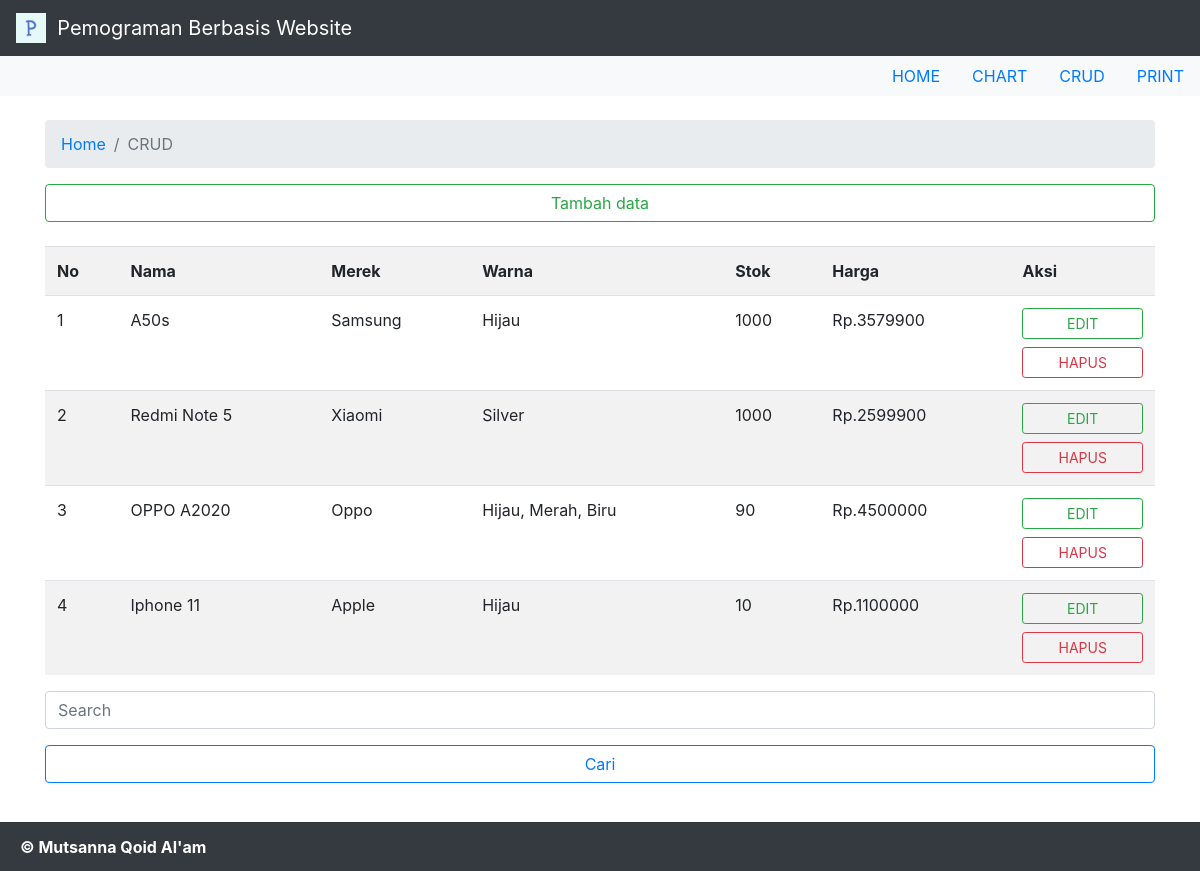
Screenshot of /page/crud_cari.php (signed in) with the database file from the repository.
### tables this page shows
CREATE TABLE `data_hp` (
  `id_hp` int(5) NOT NULL,
  `merek` varchar(20) NOT NULL,
  `nama` varchar(20) NOT NULL,
  `warna` varchar(20) NOT NULL,
  `stok` int(11) NOT NULL,
  `harga` int(15) NOT NULL,
  `foto` blob NOT NULL
);

### page/crud_cari.php (the view, shortened to what this page needs)
<!DOCTYPE html>
<html>
    <head>
	    <link rel="stylesheet" href="https://stackpath.bootstrapcdn.com/bootstrap/4.4.1/css/bootstrap.min.css">
        <link href="https://stackpath.bootstrapcdn.com/font-awesome/4.7.0/css/font-awesome.min.css" rel="stylesheet">
    </head>
    <body>
    <nav class="navbar navbar-dark bg-dark">
        <a class="navbar-brand" href="#">
        <img src="../img/p.png" width="30" height="30" class="d-inline-block align-top" alt="">
            &nbsp;Pemograman Berbasis Website
        </a>
    </nav>
    <ul class="nav justify-content-end bg-light">
        <li class="nav-item">
            <a class="nav-link" href="../index.php">HOME</a>
        </li>
        <li class="nav-item">
            <a class="nav-link" href="chart.php">CHART</a>
        </li>
        <li class="nav-item">
            <a class="nav-link" href="crud.php">CRUD</a>
        </li>
        <li class="nav-item">
            <a class="nav-link" href="cetak.php">PRINT</a>
        </li>
    </ul>
    <br>
    <div class="container">
    <nav aria-label="breadcrumb">
        <ol class="breadcrumb">
            <li class="breadcrumb-item"><a href="../index.php">Home</a></li>
            <li class="breadcrumb-item active" aria-current="page">CRUD</li>
        </ol>
    </nav>
    <a href="tambah.php" class="btn btn-outline-success btn-block">Tambah data</a>
    <br>
        <table class="table table-striped">
            <tr>
                <th>No</th>
                <th>Nama</th>
                <th>Merek</th>
                <th>Warna </th>
                <th>Stok</th>
                <th>Harga</th>
                <th>Aksi</th>
            </tr>
            <?php
                $cari = $_GET['cari'];
                include '../config/config.php';
                $query = "SELECT * FROM data_hp WHERE merek like '%$cari%' or nama like '%$cari%' or harga like '%$cari%'";
                $result = mysqli_query($koneksi,$query);
            $no =1;
                while($data_hp = mysqli_fetch_array($result)) {
            ?>
                    <tr>
                        <td><?php echo $no++; ?></td>
                        <td><?php echo $data_hp['nama']; ?></td>
                        <td><?php echo $data_hp['merek']; ?></td>
                        <td><?php echo $data_hp['warna']; ?></td>
                        <td><?php echo $data_hp['stok']; ?></td>
                        <td>Rp.<?php echo $data_hp['harga']; ?></td>
                        <td>
					        <a class="btn btn-outline-success btn-sm btn-block" href="ubah.php?id=<?php echo $data_hp['id_hp']; ?>">EDIT</a>
					        <a class="btn btn-outline-danger btn-sm btn-block"href="../config/hapus.php?id=<?php echo $data_hp['id_hp']; ?>">HAPUS</a>
				        </td>
            <?php
                }
            ?>
        </table>
        <form method="post" action="crud_cari.php">
        <div class="form-group">
            <input class="form-control" name="cari" type="text" placeholder="Search">
        </div>
        <div class="form-group">
        <button type="submit" class="btn btn-outline-primary btn-block">Cari</button>
        </div>
        </form>
        <br>
        <br>
        <br>
        </div>
        <?php include('../content/footer.php');?>
    </body>
</html>

### rows the page displays
data_hp: nama "A50s", merek "Samsung", warna "Hijau", stok "1000", harga "3579900"
data_hp: nama "Redmi Note 5", merek "Xiaomi", warna "Silver", stok "1000", harga "2599900"
data_hp: nama "OPPO A2020", merek "Oppo", warna "Hijau, Merah, Biru", stok "90", harga "4500000"
data_hp: nama "Iphone 11", merek "Apple", warna "Hijau", stok "10", harga "1100000"
